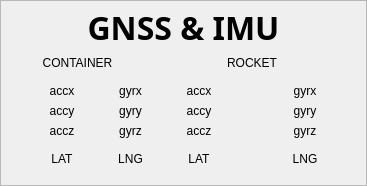
              <widget class="QFrame" name="frame_4">
               <property name="frameShape">
                <enum>QFrame::StyledPanel</enum>
               </property>
               <property name="frameShadow">
                <enum>QFrame::Raised</enum>
               </property>
               <layout class="QGridLayout" name="gridLayout_5">
                <item row="2" column="1">
                 <widget class="QLabel" name="gyx_c">
                  <property name="text">
                   <string>gyrx</string>
                  </property>
                  <property name="alignment">
                   <set>Qt::AlignCenter</set>
                  </property>
                 </widget>
                </item>
                <item row="5" column="0">
                 <widget class="QLabel" name="lat_c">
                  <property name="minimumSize">
                   <size>
                    <width>100</width>
                    <height>30</height>
                   </size>
                  </property>
                  <property name="maximumSize">
                   <size>
                    <width>200</width>
                    <height>30</height>
                   </size>
                  </property>
                  <property name="text">
                   <string>LAT</string>
                  </property>
                  <property name="alignment">
                   <set>Qt::AlignCenter</set>
                  </property>
                 </widget>
                </item>
                <item row="5" column="3">
                 <widget class="QLabel" name="lng_r">
                  <property name="minimumSize">
                   <size>
                    <width>100</width>
                    <height>30</height>
                   </size>
                  </property>
                  <property name="maximumSize">
                   <size>
                    <width>200</width>
                    <height>30</height>
                   </size>
                  </property>
                  <property name="styleSheet">
                   <string notr="true"/>
                  </property>
                  <property name="text">
                   <string>LNG</string>
                  </property>
                  <property name="alignment">
                   <set>Qt::AlignCenter</set>
                  </property>
                 </widget>
                </item>
                <item row="5" column="1">
                 <widget class="QLabel" name="lng_c">
                  <property name="maximumSize">
                   <size>
                    <width>200</width>
                    <height>16777215</height>
                   </size>
                  </property>
                  <property name="styleSheet">
                   <string notr="true"/>
                  </property>
                  <property name="text">
                   <string>LNG</string>
                  </property>
                  <property name="alignment">
                   <set>Qt::AlignCenter</set>
                  </property>
                 </widget>
                </item>
                <item row="5" column="2">
                 <widget class="QLabel" name="lat_r">
                  <property name="minimumSize">
                   <size>
                    <width>100</width>
                    <height>30</height>
                   </size>
                  </property>
                  <property name="maximumSize">
                   <size>
                    <width>200</width>
                    <height>30</height>
                   </size>
                  </property>
                  <property name="text">
                   <string>LAT</string>
                  </property>
                  <property name="alignment">
                   <set>Qt::AlignCenter</set>
                  </property>
                 </widget>
                </item>
                <item row="1" column="2" colspan="2">
                 <widget class="QLabel" name="t_rocket_2">
                  <property name="minimumSize">
                   <size>
                    <width>0</width>
                    <height>30</height>
                   </size>
                  </property>
                  <property name="maximumSize">
                   <size>
                    <width>16777215</width>
                    <height>30</height>
                   </size>
                  </property>
                  <property name="text">
                   <string>ROCKET</string>
                  </property>
                  <property name="alignment">
                   <set>Qt::AlignCenter</set>
                  </property>
                 </widget>
                </item>
                <item row="2" column="0">
                 <widget class="QLabel" name="acx_c">
                  <property name="text">
                   <string>accx</string>
                  </property>
                  <property name="alignment">
                   <set>Qt::AlignCenter</set>
                  </property>
                 </widget>
                </item>
                <item row="1" column="0" colspan="2">
                 <widget class="QLabel" name="t_container_2">
                  <property name="minimumSize">
                   <size>
                    <width>0</width>
                    <height>30</height>
                   </size>
                  </property>
                  <property name="maximumSize">
                   <size>
                    <width>16777215</width>
                    <height>30</height>
                   </size>
                  </property>
                  <property name="text">
                   <string>CONTAINER</string>
                  </property>
                  <property name="alignment">
                   <set>Qt::AlignCenter</set>
                  </property>
                 </widget>
                </item>
                <item row="0" column="0" colspan="4">
                 <widget class="QLabel" name="t_mui">
                  <property name="minimumSize">
                   <size>
                    <width>100</width>
                    <height>30</height>
                   </size>
                  </property>
                  <property name="maximumSize">
                   <size>
                    <width>16777215</width>
                    <height>30</height>
                   </size>
                  </property>
                  <property name="font">
                   <font>
                    <family>Apple SD Gothic Neo</family>
                    <pointsize>24</pointsize>
                    <weight>99</weight>
                    <italic>false</italic>
                    <bold>true</bold>
                   </font>
                  </property>
                  <property name="styleSheet">
                   <string notr="true">font: 800 24pt &quot;Apple SD Gothic Neo&quot;;
border-radius: 10px;
</string>
                  </property>
                  <property name="text">
                   <string>GNSS &amp; IMU</string>
                  </property>
                  <property name="alignment">
                   <set>Qt::AlignCenter</set>
                  </property>
                 </widget>
                </item>
                <item row="4" column="0">
                 <widget class="QLabel" name="acz_c">
                  <property name="text">
                   <string>accz</string>
                  </property>
                  <property name="alignment">
                   <set>Qt::AlignCenter</set>
                  </property>
                 </widget>
                </item>
                <item row="4" column="1">
                 <widget class="QLabel" name="gyz_c">
                  <property name="text">
                   <string>gyrz</string>
                  </property>
                  <property name="alignment">
                   <set>Qt::AlignCenter</set>
                  </property>
                 </widget>
                </item>
                <item row="2" column="3">
                 <widget class="QLabel" name="gyx_r">
                  <property name="text">
                   <string>gyrx</string>
                  </property>
                  <property name="alignment">
                   <set>Qt::AlignCenter</set>
                  </property>
                 </widget>
                </item>
                <item row="2" column="2">
                 <widget class="QLabel" name="acx_r">
                  <property name="text">
                   <string>accx</string>
                  </property>
                  <property name="alignment">
                   <set>Qt::AlignCenter</set>
                  </property>
                 </widget>
                </item>
                <item row="4" column="2">
                 <widget class="QLabel" name="acz_r">
                  <property name="text">
                   <string>accz</string>
                  </property>
                  <property name="alignment">
                   <set>Qt::AlignCenter</set>
                  </property>
                 </widget>
                </item>
                <item row="3" column="2">
                 <widget class="QLabel" name="acy_r">
                  <property name="text">
                   <string>accy</string>
                  </property>
                  <property name="alignment">
                   <set>Qt::AlignCenter</set>
                  </property>
                 </widget>
                </item>
                <item row="4" column="3">
                 <widget class="QLabel" name="gyz_r">
                  <property name="text">
                   <string>gyrz</string>
                  </property>
                  <property name="alignment">
                   <set>Qt::AlignCenter</set>
                  </property>
                 </widget>
                </item>
                <item row="3" column="0">
                 <widget class="QLabel" name="acy_c">
                  <property name="text">
                   <string>accy</string>
                  </property>
                  <property name="alignment">
                   <set>Qt::AlignCenter</set>
                  </property>
                 </widget>
                </item>
                <item row="3" column="1">
                 <widget class="QLabel" name="gyy_c">
                  <property name="text">
                   <string>gyry</string>
                  </property>
                  <property name="alignment">
                   <set>Qt::AlignCenter</set>
                  </property>
                 </widget>
                </item>
                <item row="3" column="3">
                 <widget class="QLabel" name="gyy_r">
                  <property name="text">
                   <string>gyry</string>
                  </property>
                  <property name="alignment">
                   <set>Qt::AlignCenter</set>
                  </property>
                 </widget>
                </item>
               </layout>
              </widget>
